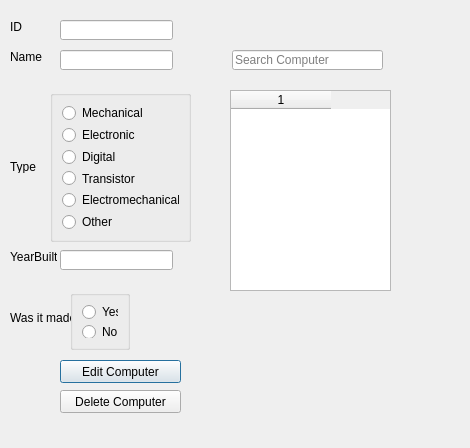
<?xml version="1.0" encoding="UTF-8"?>
<ui version="4.0">
 <class>EditDeleteComputer</class>
 <widget class="QDialog" name="EditDeleteComputer">
  <property name="geometry">
   <rect>
    <x>0</x>
    <y>0</y>
    <width>470</width>
    <height>448</height>
   </rect>
  </property>
  <property name="windowTitle">
   <string>Dialog</string>
  </property>
  <widget class="QPushButton" name="editComputer">
   <property name="geometry">
    <rect>
     <x>60</x>
     <y>360</y>
     <width>121</width>
     <height>23</height>
    </rect>
   </property>
   <property name="text">
    <string>Edit Computer</string>
   </property>
  </widget>
  <widget class="QPushButton" name="Delete">
   <property name="geometry">
    <rect>
     <x>60</x>
     <y>390</y>
     <width>121</width>
     <height>23</height>
    </rect>
   </property>
   <property name="text">
    <string>Delete Computer</string>
   </property>
  </widget>
  <widget class="QLineEdit" name="txtYearBuilt">
   <property name="geometry">
    <rect>
     <x>60</x>
     <y>250</y>
     <width>113</width>
     <height>20</height>
    </rect>
   </property>
  </widget>
  <widget class="QLineEdit" name="txtName">
   <property name="geometry">
    <rect>
     <x>60</x>
     <y>50</y>
     <width>113</width>
     <height>20</height>
    </rect>
   </property>
  </widget>
  <widget class="QLineEdit" name="txtID">
   <property name="geometry">
    <rect>
     <x>60</x>
     <y>20</y>
     <width>113</width>
     <height>20</height>
    </rect>
   </property>
   <property name="readOnly">
    <bool>true</bool>
   </property>
  </widget>
  <widget class="QLineEdit" name="searchComputer">
   <property name="geometry">
    <rect>
     <x>232</x>
     <y>50</y>
     <width>151</width>
     <height>20</height>
    </rect>
   </property>
   <property name="placeholderText">
    <string>Search Computer</string>
   </property>
  </widget>
  <widget class="QLabel" name="label">
   <property name="geometry">
    <rect>
     <x>10</x>
     <y>20</y>
     <width>47</width>
     <height>13</height>
    </rect>
   </property>
   <property name="text">
    <string>ID</string>
   </property>
  </widget>
  <widget class="QLabel" name="label_2">
   <property name="geometry">
    <rect>
     <x>10</x>
     <y>50</y>
     <width>47</width>
     <height>13</height>
    </rect>
   </property>
   <property name="text">
    <string>Name</string>
   </property>
  </widget>
  <widget class="QLabel" name="label_3">
   <property name="geometry">
    <rect>
     <x>10</x>
     <y>160</y>
     <width>47</width>
     <height>13</height>
    </rect>
   </property>
   <property name="text">
    <string>Type</string>
   </property>
  </widget>
  <widget class="QLabel" name="label_4">
   <property name="geometry">
    <rect>
     <x>10</x>
     <y>250</y>
     <width>47</width>
     <height>13</height>
    </rect>
   </property>
   <property name="text">
    <string>YearBuilt</string>
   </property>
  </widget>
  <widget class="QLabel" name="label_5">
   <property name="geometry">
    <rect>
     <x>10</x>
     <y>310</y>
     <width>61</width>
     <height>16</height>
    </rect>
   </property>
   <property name="text">
    <string>Was it made</string>
   </property>
  </widget>
  <widget class="QTableWidget" name="Names">
   <property name="geometry">
    <rect>
     <x>230</x>
     <y>90</y>
     <width>161</width>
     <height>201</height>
    </rect>
   </property>
   <property name="editTriggers">
    <set>QAbstractItemView::NoEditTriggers</set>
   </property>
   <property name="columnCount">
    <number>1</number>
   </property>
   <column/>
  </widget>
  <widget class="QGroupBox" name="groupBox">
   <property name="geometry">
    <rect>
     <x>50</x>
     <y>90</y>
     <width>141</width>
     <height>152</height>
    </rect>
   </property>
   <property name="title">
    <string/>
   </property>
   <layout class="QGridLayout" name="gridLayout">
    <item row="0" column="0">
     <widget class="QRadioButton" name="Mechanical">
      <property name="text">
       <string>Mechanical</string>
      </property>
     </widget>
    </item>
    <item row="6" column="0">
     <widget class="QRadioButton" name="Electromechanical">
      <property name="text">
       <string>Electromechanical</string>
      </property>
     </widget>
    </item>
    <item row="1" column="0">
     <widget class="QRadioButton" name="Electronic">
      <property name="text">
       <string>Electronic</string>
      </property>
     </widget>
    </item>
    <item row="7" column="0">
     <widget class="QRadioButton" name="Other">
      <property name="text">
       <string>Other</string>
      </property>
     </widget>
    </item>
    <item row="5" column="0">
     <widget class="QRadioButton" name="Transistor">
      <property name="text">
       <string>Transistor</string>
      </property>
     </widget>
    </item>
    <item row="4" column="0">
     <widget class="QRadioButton" name="Digital">
      <property name="text">
       <string>Digital</string>
      </property>
     </widget>
    </item>
   </layout>
  </widget>
  <widget class="QGroupBox" name="groupBox_2">
   <property name="geometry">
    <rect>
     <x>70</x>
     <y>290</y>
     <width>60</width>
     <height>60</height>
    </rect>
   </property>
   <property name="title">
    <string/>
   </property>
   <layout class="QGridLayout" name="gridLayout_2">
    <item row="0" column="0">
     <widget class="QRadioButton" name="Yes">
      <property name="text">
       <string>Yes</string>
      </property>
     </widget>
    </item>
    <item row="1" column="0">
     <widget class="QRadioButton" name="No">
      <property name="text">
       <string>No</string>
      </property>
     </widget>
    </item>
   </layout>
  </widget>
 </widget>
 <resources/>
 <connections/>
</ui>
